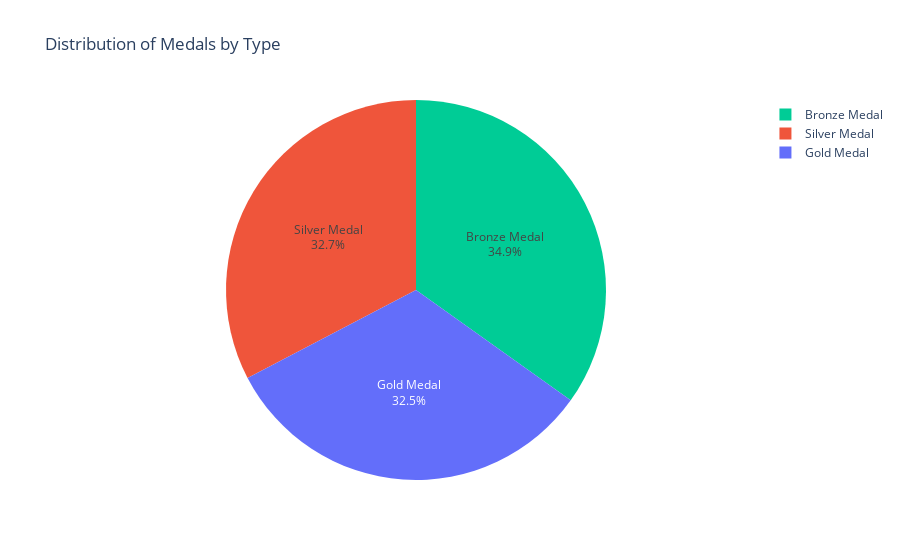

The notebook cell saved with this chart:
### Code cell
# Pie Chart: Distribution of Medals by Type
pie_chart = px.pie(df, 
                   names='medal_type', 
                   title='Distribution of Medals by Type', 
                   color='medal_type', 
                   color_discrete_sequence=px.colors.qualitative.Plotly)
pie_chart.update_traces(textinfo='percent+label')
pie_chart.show()

### Figure 1 — Plotly figure (JSON) as saved in the notebook; plotly's stock layout.template omitted (floating-point values rounded to 4 significant figures; data arrays with more than 128 entries replaced by an {"elided": "..."} marker saying what was removed)
{"data": [{"customdata": {"elided": "2315x1 str values"}, "domain": {"x": [0, 1], "y": [0, 1]}, "hovertemplate": "medal_type=%{customdata[0]}<extra></extra>", "labels": {"elided": "2315 str values"}, "legendgroup": "", "marker": {"colors": {"elided": "2315 str values"}}, "name": "", "showlegend": true, "textinfo": "percent+label", "type": "pie"}], "layout": {"autosize": true, "legend": {"tracegroupgap": 0}, "piecolorway": ["#636EFA", "#EF553B", "#00CC96", "#AB63FA", "#FFA15A", "#19D3F3", "#FF6692", "#B6E880", "#FF97FF", "#FECB52"], "title": {"text": "Distribution of Medals by Type"}}}
